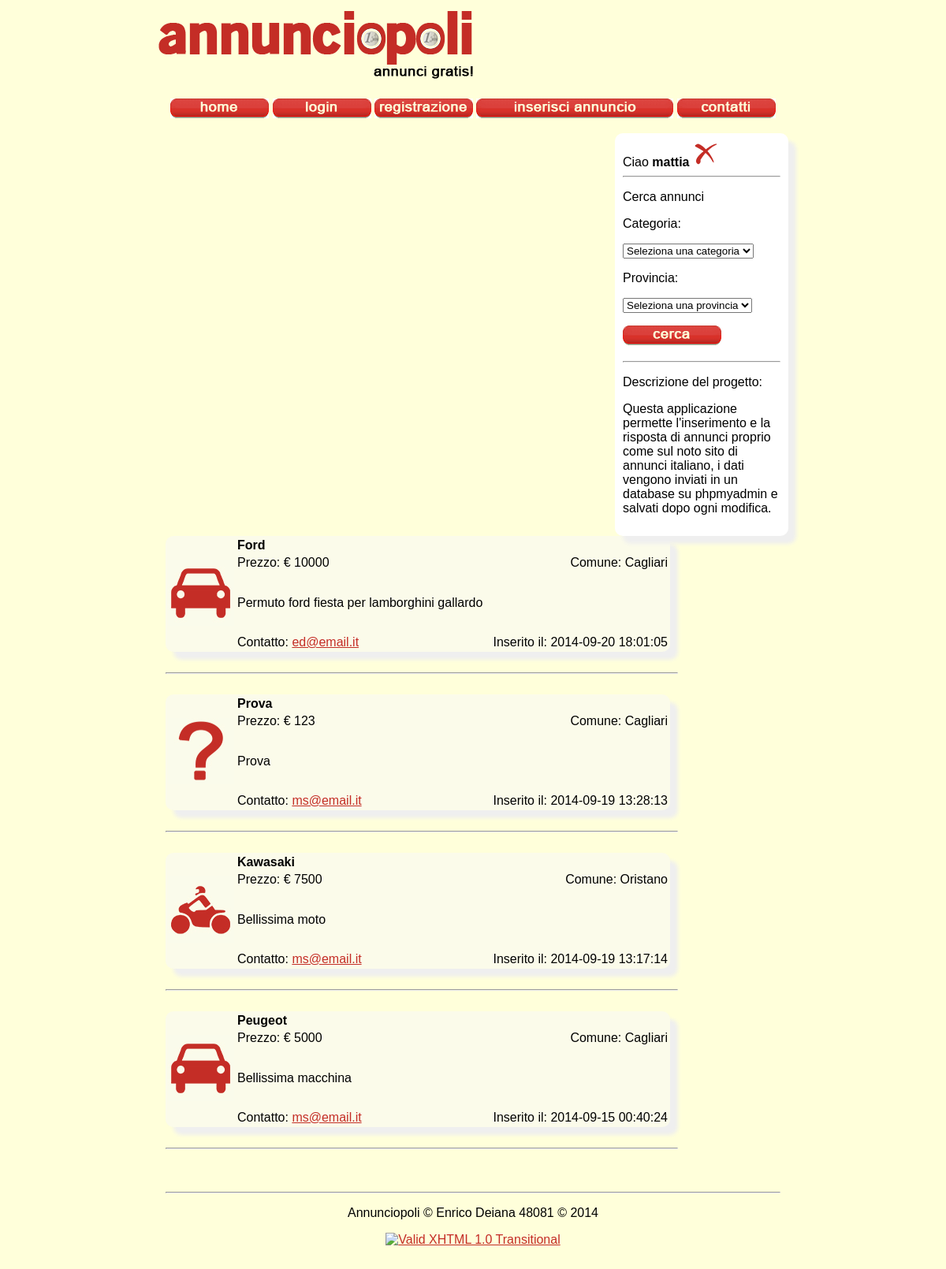
The page / (signed in) on the database its author committed.
### tables this page shows
CREATE TABLE IF NOT EXISTS `annunci` (
  `id` int(40) NOT NULL AUTO_INCREMENT,
  `titolo` varchar(255) NOT NULL,
  `categoria` varchar(255) NOT NULL,
  `provincia` varchar(255) NOT NULL,
  `prezzo` varchar(255) NOT NULL,
  `descrizione` varchar(255) NOT NULL,
  `mail` varchar(255) NOT NULL,
  `data` datetime NOT NULL,
  PRIMARY KEY (`id`)
);

### index.php (the view, shortened to what this page needs)
<!DOCTYPE html PUBLIC "-//W3C//DTD XHTML 1.1//EN" "http://www.w3.org/TR/xhtml11/DTD/xhtml11.dtd">
<html xmlns="http://www.w3.org/1999/xhtml">
<head>
<link href="files/style.css" rel="stylesheet" type="text/css" />
</head>
<body>
<?php
include ('files/configurazione.php');
?>
<div id="container">
    <div id="header">
         </div>
        <div id="navigation"><?php include ('files/menu_Hor.html'); ?></div>
    <div id="sidebar">
<?php include ('files/menu_Sid.php'); ?>
    </div>
    <div id="main">
        <?php
		if ( ($_GET['categoria'] != null || $_GET['provincia'] != null) || ($_GET['categoria'] != null && $_GET['provincia'] != null) ) {
			if ($_GET['categoria'] != null && $_GET['provincia'] != null) {
			$search_Cat=$_GET['categoria'];
        	$search_Pro=$_GET['provincia'];
			$risultati=mysql_query("SELECT * FROM annunci WHERE categoria = '$search_Cat' AND provincia = '$search_Pro' ORDER BY data DESC");
				}
				if ($_GET['categoria'] != "Seleziona una categoria") {
				$search_Cat=$_GET['categoria'];
				$risultati=mysql_query("SELECT * FROM annunci WHERE categoria = '$search_Cat' ORDER BY data DESC");
				}
				if ($_GET['provincia'] != "Seleziona una provincia") {
        		$search_Pro=$_GET['provincia'];
				$risultati=mysql_query("SELECT * FROM annunci WHERE provincia = '$search_Pro' ORDER BY data DESC");
				}
			} else {
		$risultati=mysql_query("SELECT * FROM annunci ORDER BY data DESC");
			}
        $num=mysql_numrows($risultati);
		if ( $num != 0 ) {
		$i=0;
		while ($i < $num) {
     	$titolo=mysql_result($risultati,$i,'titolo');
        $categoria=mysql_result($risultati,$i,'categoria');
        $provincia=mysql_result($risultati,$i,'provincia');
		$prezzo=mysql_result($risultati,$i,'prezzo');
        $descrizione=mysql_result($risultati,$i,'descrizione');
        $mail=mysql_result($risultati,$i,'mail');
		$data=mysql_result($risultati,$i,'data');
        echo "<table id='border_shadow' width='640' border='0' bgcolor='#fbfbea'>
  <tr>
    <td width='84' rowspan='4'><img src='files/img/categoria_$categoria.jpg' border='0'></td>
    <td colspan='2'><b>$titolo</b></td>
  </tr>
  <tr>
  	<td width='271'>Prezzo: &#8364; $prezzo</td>
    <td width='271' align='right'>Comune: $provincia</td>
  </tr>
  <tr>
    <td height='75' colspan='2'>$descrizione</td>
  </tr>
  <tr>
    <td>Contatto: <a href='mailto:$mail'>$mail</a></td>
    <td width='271' align='right'>Inserito il: $data</td>
  </tr>
</table>
<br />
<hr />
<br />";
     	$i++;
 						  }
		}
		elseif ($_GET['categoria'] == "Seleziona una categoria" && $_GET['provincia'] == "Seleziona una provincia") {
			echo "<b>Seleziona una categoria e/o una provincia.</b>";
		} else {
echo "<b>Non sono presenti annunci.</b>";
}
?>
    </div>
    <div id="footer"><?php include ('files/footer.html'); ?></div>
</div>
</body>
</html>

### files/style.css (style rules this page uses)
body { background-color: #ffffda; margin-left: 200px; margin-top: 10px; margin-right: 200px; margin-bottom: 10px; font-family: Arial; font-size: 16px; }
div#container { width:auto; margin:1 auto; }
div#header { background: url(img/logo.png) no-repeat; height:90px; width:auto; padding: 5px 10px 5px 10px; }
div#navigation { border-radius: 10px; padding: 5px 10px 5px 10px; margin-top: 10px; text-align:center; }
div#main { width: 650px; border-radius: 10px; padding: 5px 10px 5px 10px; margin-top: 10px; }
div#sidebar { background-color: #ffffff; float: right; width: 200px; border-radius: 10px; padding: 10px 10px 10px 10px; margin-top: 10px; }
div#sidebar { -moz-box-shadow: 10px 10px 5px #efefef; -webkit-box-shadow: 10px 10px 5px #efefef; filter: progid:DXImageTransform.Microsoft.Shadow(color='#efefef', Direction=135, Strength=10); box-shadow: 10px 10px 5px #efefef; }
div#footer { clear: right; text-align:center; padding: 5px 10px 5px 10px; margin-top: 10px; }
#border_shadow { border-radius: 10px; -moz-border-radius: 10px; -webkit-border-radius: 10px; -moz-box-shadow: 10px 10px 5px #efefef; -webkit-box-shadow: 10px 10px 5px #efefef; filter: progid:DXImageTransform.Microsoft.Shadow(color='#efefef', Direction=135, Strength=10); box-shadow: 10px 10px 5px #efefef; }
a:link, a:visited { text-decoration: underline; color: #c42d26; background-color: transparent; }

### rows shown on the page
annunci: categoria (picture), titolo "Ford", prezzo "10000", provincia "Cagliari", descrizione "Permuto ford fiesta per lamborghini gallardo", mail "ed@email.it", data "2014-09-20 18:01:05"
annunci: categoria (picture), titolo "Prova", prezzo "123", provincia "Cagliari", descrizione "Prova", mail "ms@email.it", data "2014-09-19 13:28:13"
annunci: categoria (picture), titolo "Kawasaki", prezzo "7500", provincia "Oristano", descrizione "Bellissima moto", mail "ms@email.it", data "2014-09-19 13:17:14"
annunci: categoria (picture), titolo "Peugeot", prezzo "5000", provincia "Cagliari", descrizione "Bellissima macchina", mail "ms@email.it", data "2014-09-15 00:40:24"

### other values the page prints
$_SESSION['username'] "mattia"
